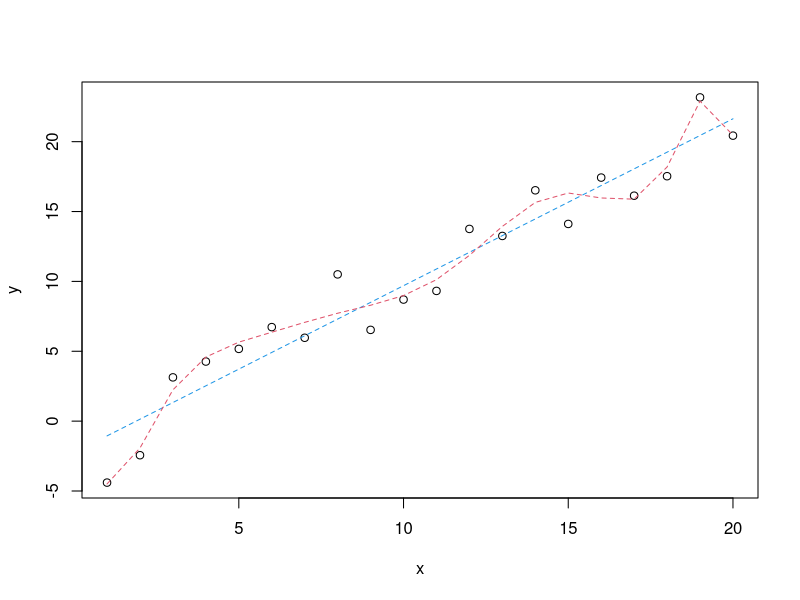

Here is the R script that generated this plot: (Note: this script raises an error after producing the figure.)


## ST503 Fall 2018 Discussion 2 Group A
## Author: Robin Baldeo                                    

set.seed(618)

x<-c(1:20)

y<- x + 2* rnorm(20)


#question 1

m1<-lm(y~x)

#scatter plot with fitted line
plot(x,y)
#abline(m1, col = 1,lty = 2 )
lines( fitted(m1), col=4, lty = 2) 
summary(m1)

m1$coefficients

# Residuals:
#   Min      1Q  Median      3Q     Max 
# -3.9758 -1.2056 -0.0754  1.0388  3.4671 
# 
# Coefficients:
#   Estimate Std. Error t value Pr(>|t|)    
# (Intercept)  0.62019    0.92400   0.671    0.511    
# x            0.96791    0.07713  12.548 2.45e-10 ***
#   ---
#   Signif. codes:  0 '***' 0.001 '**' 0.01 '*' 0.05 '.' 0.1 ' ' 1
# 
# Residual standard error: 1.989 on 18 degrees of freedom
# Multiple R-squared:  0.8974,  Adjusted R-squared:  0.8917 
# F-statistic: 157.5 on 1 and 18 DF,  p-value: 2.45e-10

# I think based on the r square value of 90% shown in the summary output the linear model is a good fit. 
# This is also supported by the overlay in the attachment, where the least square regression line fits the data.

##########################################################################################################################

#question 2

# new model
m2<-lm(y~x+I(x^2)+ I(x^3) + I(x^4) + I(x^5) + I(x^6) + I(x^7)+ I(x^8) + I(x^9))
summary(m2)

#overlay line onto scatter plot in question 1
lines(fitted(m2), col=2, lty = 2) 


# Residuals:
#   Min      1Q  Median      3Q     Max 
# -3.4621 -1.0502 -0.3103  1.2668  3.1165 
# 
# Coefficients:
#   Estimate Std. Error t value Pr(>|t|)
# (Intercept) -5.954e-01  3.062e+01  -0.019    0.985
# x           -1.665e+00  5.922e+01  -0.028    0.978
# I(x^2)       2.850e+00  4.172e+01   0.068    0.947
# I(x^3)      -8.961e-01  1.474e+01  -0.061    0.953
# I(x^4)       1.336e-01  2.974e+00   0.045    0.965
# I(x^5)      -1.117e-02  3.634e-01  -0.031    0.976
# I(x^6)       5.757e-04  2.736e-02   0.021    0.984
# I(x^7)      -1.948e-05  1.239e-03  -0.016    0.988
# I(x^8)       4.255e-07  3.094e-05   0.014    0.989
# I(x^9)      -4.595e-09  3.270e-07  -0.014    0.989
# 
# Residual standard error: 2.409 on 10 degrees of freedom
# Multiple R-squared:  0.9164,  Adjusted R-squared:  0.8412 
# F-statistic: 12.18 on 9 and 10 DF,  p-value: 0.0002708


# This second model appears to be a much better fit than the first model. 
# R square is much higher, however this is to be expected with the addition of more predicators, but looking at the plot. 
# The curve regression line appears to be a much better fit. 


##########################################################################################################################


#question 3
#using the general least square forumla
#with r generic package

#create matrix p = 20 X n = 10
x1<-matrix(, nrow = length(y), ncol = 10)
for(p in 1:nrow(x1)){
  for(n in 1:ncol(x1)){
    #seeding matrix
    x1[p,n] = ifelse(n == 1, 1,p^(n-1))
  }
}

# using formula from class
manaul<-solve(x1%*%t(x1))%*%(t(x1)%*%y)

#det(x1%*%t(x1))

# Calculating the coefficients using the formula throws an error:

# "Error in solve.default(x1 %*% t(x1)) : 
#   system is computationally singular: reciprocal condition number = 1.5363e-27"

# At first glance my (BB')^-1 seems like a singular matrix based on the error message. 
# Checking I see my determinant is not 0, so this can't be a singular matrix. 
# I think the error is within "solve". 
# The solve function sees this large matrix as a singular matrix, maybe when a matrix goes beyond a certain size the solve function converts it to a singular matrix. 


